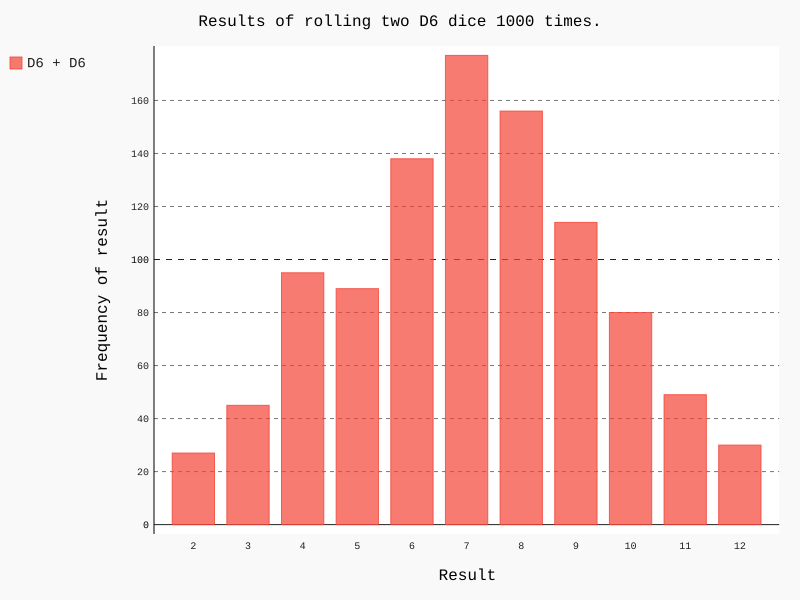

Generate this figure with Python:
from lib.die import Die
import pygal
''' Vamos cria um histograma que é um gráfico de barras quem mostra a frequência da ocorrência
    de determinados resultados. '''

# Cria dois dados D6
die_1 = Die() # Cria uma instância de Die com seis lados como default.
die_2 = Die() # Cria uma instância de Die com seis lados como default.

# Faz alguns lançamentos e armazena os resultados em uma lista.
results = []
for roll_num in range(1000): # Lançando o dado mil vezes e armazenamos o resultado de cada lançamento em uma lista.
    result = die_1.roll() + die_2.roll() # Soma dos dois dados em cada lançamento.
    results.append(result)

# Analisa os resultados.
frequencies = [] # Armazena o número de vezes que cada valor foi tirado.
max_result = die_1.num_sides + die_2.num_sides # Maior resultado possível da soma é (12) e o menor é (2).
for value in range(2, max_result + 1): # Percorre os valores possíveis.
    frequency = results.count(value) # Conta quantas vezes cada número aparece em results
    frequencies.append(frequency) # Concatenamos o valor na lista frequencies.

# Visualiza os resultados.
hist = pygal.Bar() # Cria uma instância e armazena em hist.

# Definimos o atributo title, x_labels, y_labels, add e render_to_file.
hist.title = 'Results of rolling two D6 dice 1000 times.'
hist.x_labels = list(range(2, max_result + 1))
hist.x_title = 'Result'
hist.y_title = 'Frequency of result'

hist.add('D6 + D6', frequencies) # Acrescenta uma série de valores ao gráfico
hist.render_to_file('dice_visual.svg') # Renderizamos o gráfico em um arquivo SVG, que espera
# um nome de arquivo com extensão .svg.
